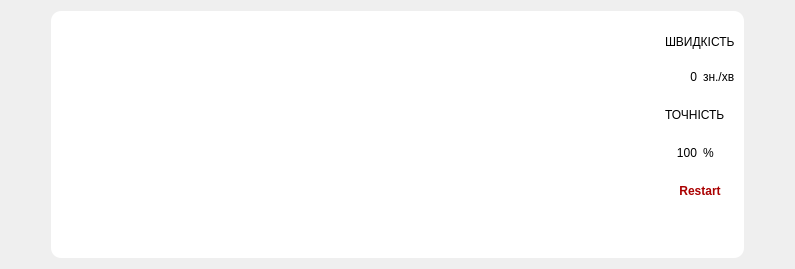
      <widget class="QWidget" name="page_2">
       <layout class="QVBoxLayout" name="verticalLayout_16">
        <item>
         <layout class="QHBoxLayout" name="horizontalLayout_2">
          <item>
           <spacer name="horizontalSpacer">
            <property name="orientation">
             <enum>Qt::Horizontal</enum>
            </property>
            <property name="sizeHint" stdset="0">
             <size>
              <width>40</width>
              <height>20</height>
             </size>
            </property>
           </spacer>
          </item>
          <item>
           <widget class="QWidget" name="widget_3" native="true">
            <property name="minimumSize">
             <size>
              <width>693</width>
              <height>247</height>
             </size>
            </property>
            <property name="maximumSize">
             <size>
              <width>693</width>
              <height>247</height>
             </size>
            </property>
            <property name="styleSheet">
             <string notr="true">background-color: rgb(255, 255, 255);
 border-radius: 10px;
</string>
            </property>
            <widget class="QWidget" name="layoutWidget">
             <property name="geometry">
              <rect>
               <x>13</x>
               <y>11</y>
               <width>671</width>
               <height>194</height>
              </rect>
             </property>
             <layout class="QHBoxLayout" name="horizontalLayout_4">
              <item>
               <widget class="QTextEdit" name="testingTextEdit_tg">
                <property name="font">
                 <font>
                  <pointsize>14</pointsize>
                 </font>
                </property>
                <property name="readOnly">
                 <bool>true</bool>
                </property>
               </widget>
              </item>
              <item>
               <layout class="QVBoxLayout" name="verticalLayout_6">
                <item>
                 <widget class="QLabel" name="speedLabel_tg">
                  <property name="maximumSize">
                   <size>
                    <width>73</width>
                    <height>25</height>
                   </size>
                  </property>
                  <property name="text">
                   <string>ШВИДКІСТЬ</string>
                  </property>
                 </widget>
                </item>
                <item>
                 <layout class="QHBoxLayout" name="horizontalLayout">
                  <item>
                   <widget class="QLabel" name="speedCounterLabel_tg">
                    <property name="maximumSize">
                     <size>
                      <width>50</width>
                      <height>30</height>
                     </size>
                    </property>
                    <property name="text">
                     <string>0</string>
                    </property>
                    <property name="alignment">
                     <set>Qt::AlignRight|Qt::AlignTrailing|Qt::AlignVCenter</set>
                    </property>
                   </widget>
                  </item>
                  <item>
                   <widget class="QLabel" name="zn_per_minute">
                    <property name="maximumSize">
                     <size>
                      <width>16777215</width>
                      <height>20</height>
                     </size>
                    </property>
                    <property name="text">
                     <string>зн./хв</string>
                    </property>
                   </widget>
                  </item>
                 </layout>
                </item>
                <item>
                 <widget class="QLabel" name="label_9">
                  <property name="maximumSize">
                   <size>
                    <width>73</width>
                    <height>30</height>
                   </size>
                  </property>
                  <property name="text">
                   <string>ТОЧНІСТЬ</string>
                  </property>
                 </widget>
                </item>
                <item>
                 <layout class="QHBoxLayout" name="horizontalLayout_3">
                  <item>
                   <widget class="QLabel" name="procentLabel">
                    <property name="maximumSize">
                     <size>
                      <width>39</width>
                      <height>30</height>
                     </size>
                    </property>
                    <property name="layoutDirection">
                     <enum>Qt::LeftToRight</enum>
                    </property>
                    <property name="text">
                     <string>100</string>
                    </property>
                    <property name="alignment">
                     <set>Qt::AlignRight|Qt::AlignTrailing|Qt::AlignVCenter</set>
                    </property>
                   </widget>
                  </item>
                  <item>
                   <widget class="QLabel" name="label_4">
                    <property name="maximumSize">
                     <size>
                      <width>16777215</width>
                      <height>20</height>
                     </size>
                    </property>
                    <property name="text">
                     <string>%</string>
                    </property>
                   </widget>
                  </item>
                 </layout>
                </item>
                <item>
                 <widget class="QPushButton" name="RestartButton_ts">
                  <property name="maximumSize">
                   <size>
                    <width>73</width>
                    <height>30</height>
                   </size>
                  </property>
                  <property name="font">
                   <font>
                    <bold>true</bold>
                   </font>
                  </property>
                  <property name="cursor">
                   <cursorShape>PointingHandCursor</cursorShape>
                  </property>
                  <property name="focusPolicy">
                   <enum>Qt::NoFocus</enum>
                  </property>
                  <property name="styleSheet">
                   <string notr="true">QPushButton{
color: rgb(170, 0, 0);
border-radius: 10px;
}
QPushButton:hover {
	background-color: rgb(64, 65, 66);
}</string>
                  </property>
                  <property name="text">
                   <string>Restart</string>
                  </property>
                 </widget>
                </item>
               </layout>
              </item>
             </layout>
            </widget>
           </widget>
          </item>
          <item>
           <spacer name="horizontalSpacer_13">
            <property name="orientation">
             <enum>Qt::Horizontal</enum>
            </property>
            <property name="sizeHint" stdset="0">
             <size>
              <width>40</width>
              <height>20</height>
             </size>
            </property>
           </spacer>
          </item>
         </layout>
        </item>
       </layout>
      </widget>
